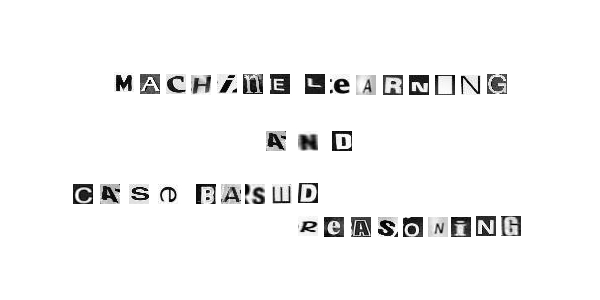
#> input picture detection-images/detection-2.jpg, 600 x 300 px
$ python ocr_display.py
#> lines starting #> are read from the running program, lines starting #| are printed output that depends on the picture
import matplotlib.pyplot as plt
import matplotlib.image as im
import matplotlib.patches as pat

def display(img_path, boxes):
    """Display image overlayed with labled boxes

    Positional arguments:
    img_path -- local file path to background image
    boxes -- box coordinates and labes, like iter(((x,y), (w,h), l))
    """
#> called with img_path = 'detection-images/detection-2.jpg'
    fig, ax = plt.subplots()
    ax.axis('off')

    ax.imshow(im.imread(img_path), cmap='gray', vmin=0, vmax=255)

    for xy, wh, label in boxes:
        rect = pat.Rectangle(xy, *wh, alpha=0.8, color='yellow')
        ax.add_patch(rect)

        rx, ry = rect.get_xy()
        cx = rx + rect.get_width()/2.0
        cy = ry + rect.get_height()/2.0
        ax.text(cx, cy, label, color='red', ha='center', va='center')

    plt.show()
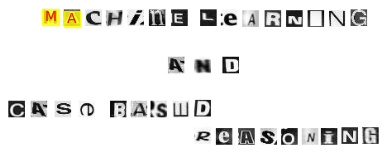
#> figure drawn by matplotlib, 1 panel

def example():
    img_path = 'detection-images/detection-2.jpg'
    boxes = [
            ((113.5,71.5), (20, 20), 'M'),
            ((139.5,73.5), (20, 20), 'A'),
            ]
    display(img_path, boxes)

if __name__ == '__main__':
    example()
